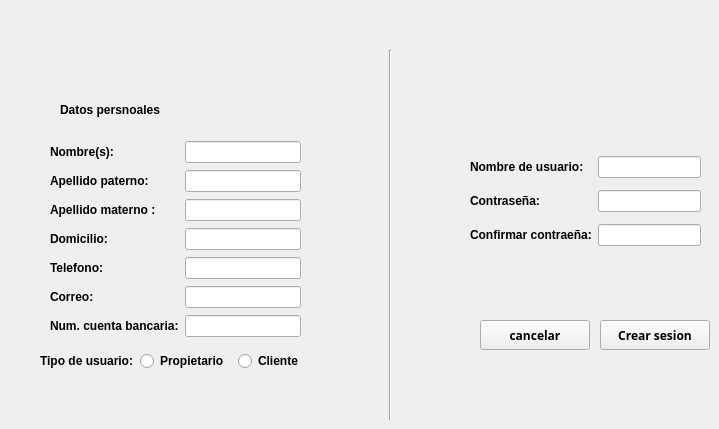
      <widget class="QWidget" name="page_5">
       <widget class="QLabel" name="label_17">
        <property name="geometry">
         <rect>
          <x>60</x>
          <y>100</y>
          <width>100</width>
          <height>20</height>
         </rect>
        </property>
        <property name="font">
         <font>
          <weight>75</weight>
          <bold>true</bold>
         </font>
        </property>
        <property name="text">
         <string>Datos persnoales:</string>
        </property>
       </widget>
       <widget class="QPushButton" name="crearSesion">
        <property name="geometry">
         <rect>
          <x>600</x>
          <y>320</y>
          <width>110</width>
          <height>30</height>
         </rect>
        </property>
        <property name="font">
         <font>
          <family>Arial Black</family>
          <weight>75</weight>
          <bold>true</bold>
         </font>
        </property>
        <property name="text">
         <string>Crear sesion</string>
        </property>
       </widget>
       <widget class="QPushButton" name="cancelarCreacion">
        <property name="geometry">
         <rect>
          <x>480</x>
          <y>320</y>
          <width>110</width>
          <height>30</height>
         </rect>
        </property>
        <property name="font">
         <font>
          <family>Arial Black</family>
          <weight>75</weight>
          <bold>true</bold>
         </font>
        </property>
        <property name="text">
         <string>cancelar</string>
        </property>
       </widget>
       <widget class="QWidget" name="layoutWidget">
        <property name="geometry">
         <rect>
          <x>470</x>
          <y>150</y>
          <width>231</width>
          <height>105</height>
         </rect>
        </property>
        <layout class="QGridLayout" name="gridLayout_5">
         <item row="1" column="0">
          <widget class="QLabel" name="label_16">
           <property name="font">
            <font>
             <weight>75</weight>
             <bold>true</bold>
            </font>
           </property>
           <property name="text">
            <string>Contraseña:</string>
           </property>
          </widget>
         </item>
         <item row="1" column="1">
          <widget class="QLineEdit" name="contrasena_1">
           <property name="acceptDrops">
            <bool>true</bool>
           </property>
           <property name="echoMode">
            <enum>QLineEdit::Password</enum>
           </property>
          </widget>
         </item>
         <item row="0" column="0">
          <widget class="QLabel" name="label_15">
           <property name="font">
            <font>
             <weight>75</weight>
             <bold>true</bold>
            </font>
           </property>
           <property name="text">
            <string>Nombre de usuario:</string>
           </property>
          </widget>
         </item>
         <item row="0" column="1">
          <widget class="QLineEdit" name="nombreUsuario_2"/>
         </item>
         <item row="2" column="0">
          <widget class="QLabel" name="label_20">
           <property name="font">
            <font>
             <weight>75</weight>
             <bold>true</bold>
            </font>
           </property>
           <property name="text">
            <string>Confirmar contraeña:</string>
           </property>
          </widget>
         </item>
         <item row="2" column="1">
          <widget class="QLineEdit" name="contrasena_2">
           <property name="echoMode">
            <enum>QLineEdit::Password</enum>
           </property>
          </widget>
         </item>
        </layout>
       </widget>
       <widget class="QWidget" name="layoutWidget">
        <property name="geometry">
         <rect>
          <x>50</x>
          <y>140</y>
          <width>251</width>
          <height>198</height>
         </rect>
        </property>
        <layout class="QGridLayout" name="gridLayout_6">
         <item row="0" column="0">
          <widget class="QLabel" name="label_4">
           <property name="font">
            <font>
             <weight>75</weight>
             <bold>true</bold>
            </font>
           </property>
           <property name="text">
            <string>Nombre(s):</string>
           </property>
          </widget>
         </item>
         <item row="0" column="1">
          <widget class="QLineEdit" name="nombre"/>
         </item>
         <item row="1" column="0">
          <widget class="QLabel" name="label_9">
           <property name="font">
            <font>
             <weight>75</weight>
             <bold>true</bold>
            </font>
           </property>
           <property name="text">
            <string>Apellido paterno:</string>
           </property>
          </widget>
         </item>
         <item row="1" column="1">
          <widget class="QLineEdit" name="apellidoP"/>
         </item>
         <item row="2" column="0">
          <widget class="QLabel" name="label_10">
           <property name="font">
            <font>
             <weight>75</weight>
             <bold>true</bold>
            </font>
           </property>
           <property name="text">
            <string>Apellido materno :</string>
           </property>
          </widget>
         </item>
         <item row="2" column="1">
          <widget class="QLineEdit" name="apellidoM"/>
         </item>
         <item row="3" column="0">
          <widget class="QLabel" name="label_11">
           <property name="font">
            <font>
             <weight>75</weight>
             <bold>true</bold>
            </font>
           </property>
           <property name="text">
            <string>Domicilio:</string>
           </property>
          </widget>
         </item>
         <item row="3" column="1">
          <widget class="QLineEdit" name="domicilio"/>
         </item>
         <item row="4" column="0">
          <widget class="QLabel" name="label_12">
           <property name="font">
            <font>
             <weight>75</weight>
             <bold>true</bold>
            </font>
           </property>
           <property name="text">
            <string>Telefono:</string>
           </property>
          </widget>
         </item>
         <item row="4" column="1">
          <widget class="QLineEdit" name="telefono"/>
         </item>
         <item row="5" column="0">
          <widget class="QLabel" name="label_13">
           <property name="font">
            <font>
             <weight>75</weight>
             <bold>true</bold>
            </font>
           </property>
           <property name="text">
            <string>Correo:</string>
           </property>
          </widget>
         </item>
         <item row="5" column="1">
          <widget class="QLineEdit" name="correo"/>
         </item>
         <item row="6" column="0">
          <widget class="QLabel" name="label_14">
           <property name="font">
            <font>
             <weight>75</weight>
             <bold>true</bold>
            </font>
           </property>
           <property name="text">
            <string>Num. cuenta bancaria:</string>
           </property>
          </widget>
         </item>
         <item row="6" column="1">
          <widget class="QLineEdit" name="cuentabancaria"/>
         </item>
        </layout>
       </widget>
       <widget class="QWidget" name="layoutWidget">
        <property name="geometry">
         <rect>
          <x>40</x>
          <y>350</y>
          <width>289</width>
          <height>22</height>
         </rect>
        </property>
        <layout class="QGridLayout" name="gridLayout_7">
         <item row="0" column="0">
          <widget class="QLabel" name="label_19">
           <property name="font">
            <font>
             <weight>75</weight>
             <bold>true</bold>
            </font>
           </property>
           <property name="text">
            <string>Tipo de usuario:</string>
           </property>
          </widget>
         </item>
         <item row="0" column="1">
          <widget class="QRadioButton" name="propietario_2">
           <property name="font">
            <font>
             <weight>75</weight>
             <bold>true</bold>
            </font>
           </property>
           <property name="text">
            <string>Propietario</string>
           </property>
          </widget>
         </item>
         <item row="0" column="2">
          <widget class="QRadioButton" name="cliente_2">
           <property name="font">
            <font>
             <weight>75</weight>
             <bold>true</bold>
            </font>
           </property>
           <property name="text">
            <string>Cliente</string>
           </property>
          </widget>
         </item>
        </layout>
       </widget>
       <widget class="Line" name="line_2">
        <property name="geometry">
         <rect>
          <x>370</x>
          <y>50</y>
          <width>40</width>
          <height>370</height>
         </rect>
        </property>
        <property name="orientation">
         <enum>Qt::Vertical</enum>
        </property>
       </widget>
      </widget>
